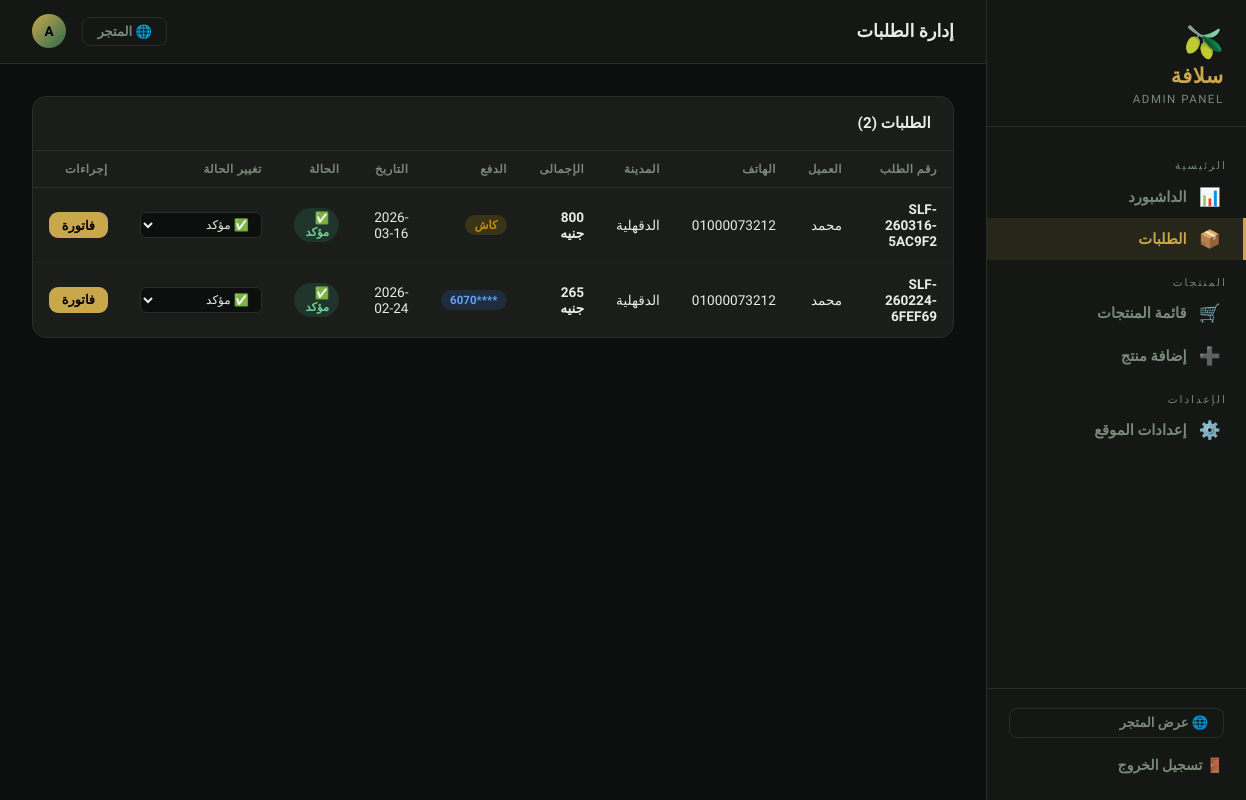
The page /admin/orders (signed in) on the database as committed earlier.
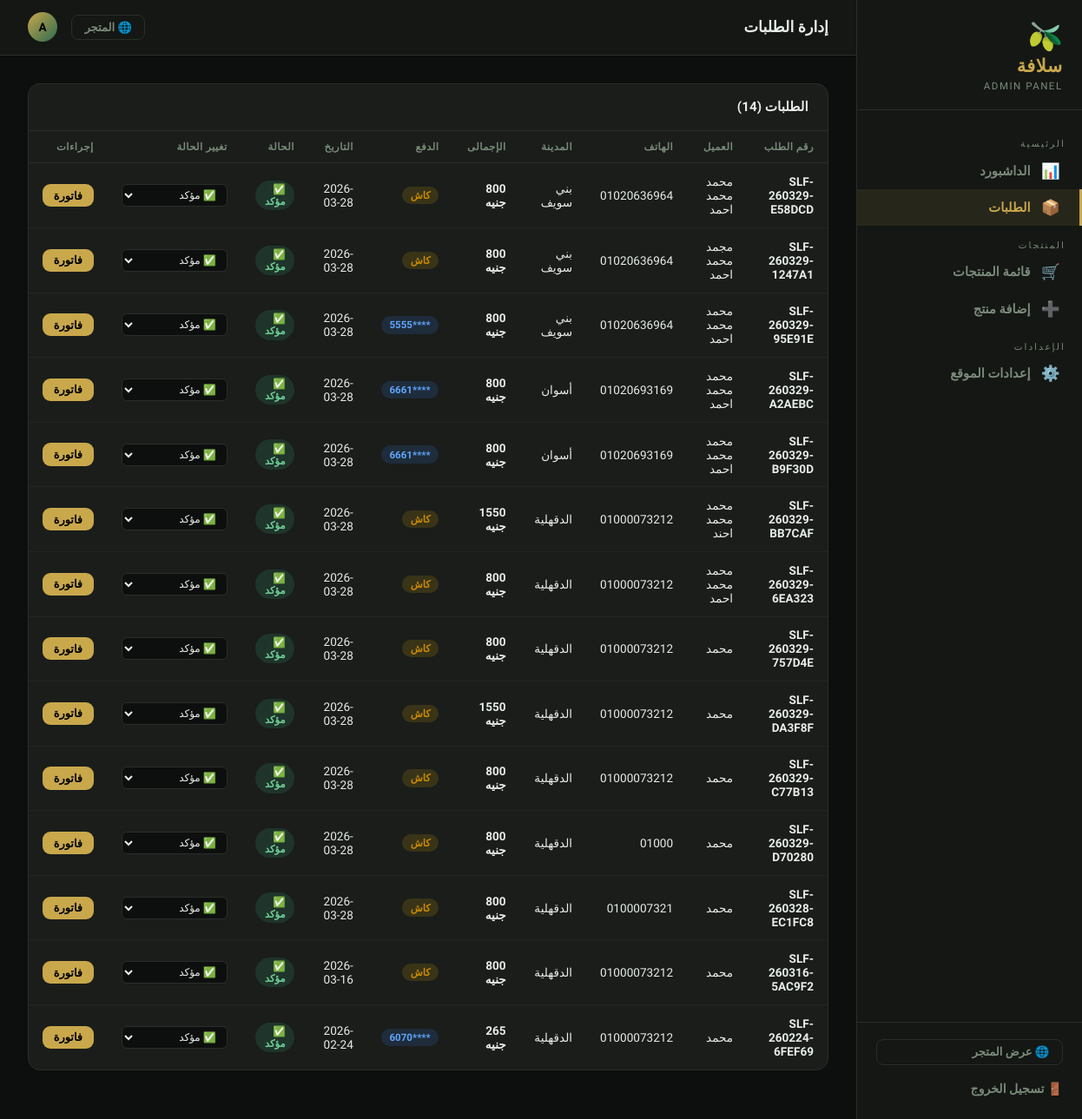
The same page on the database as committed later.
### tables this page shows
CREATE TABLE settings (
            key TEXT PRIMARY KEY,
            value TEXT
        );

CREATE TABLE orders (
            id INTEGER PRIMARY KEY AUTOINCREMENT,
            order_number TEXT,
            full_name TEXT, phone TEXT, city TEXT, address TEXT,
            total REAL, tax REAL, grand_total REAL,
            card_last4 TEXT, status TEXT DEFAULT 'confirmed',
            lang TEXT DEFAULT 'ar',
            created_at TEXT DEFAULT CURRENT_TIMESTAMP
        , payment_method TEXT DEFAULT 'card', shipping REAL DEFAULT 0);

### app.py (the view)
@app.route('/admin/orders')#مسار لعرض قائمة الطلبات في لوحة التحكم الخاصة بالمسؤول
@admin_required#تزيين المسار بالديكوريتور admin_required لضمان أن الوصول له بيكون فقط للمسؤولين المسجلين دخولهم
def admin_orders():#بداية بيعمل اتصال بقاعدة البيانات، وبعدين بيجلب كل الطلبات من جدول الطلبات (orders) مرتبة حسب معرف الطلب (id) بشكل تنازلي. النتيجة النهائية هي قائمة بكل الطلبات الموجودة في المتجر، والتي يتم تمريرها إلى قالب 'admin/orders.html' لعرضها في واجهة إدارة الطلبات في لوحة التحكم الخاصة بالمسؤول.
    orders = get_db().execute('SELECT * FROM orders ORDER BY id DESC').fetchall()
    return render_template('admin/orders.html', orders=orders)

### app.py (called while the page is built)
def get_db():#الهدف من الدالة دي هو انها ترجع اتصال بقاعدة البيانات SQLite لكل طلب بييجي للفلسك، وبتخزنه في g اللي هو مكان مخصص لتخزين البيانات الخاصة بكل طلب. لو مفيش اتصال موجود بالفعل في g، بيتم إنشاء اتصال جديد وربطه بيه. كمان بيتم تعيين row_factory علشان نقدر نوصل للبيانات باستخدام أسماء الأعمدة بدل من الفهارس.
    if 'db' not in g:
        g.db = sqlite3.connect(DB_PATH)
        g.db.row_factory = sqlite3.Row
    return g.db

def get_lang():#بترجع اللغة الحالية من الجلسة، أو 'ar' كافتراضي إذا ما تم تعيينها. ده بيستخدم لتحديد اللغة اللي هيتم عرض المحتوى بيها في الواجهة.
    return session.get('lang', 'ar')

def get_all_settings():#ثم بتجيب كل الإعدادات من جدول الإعدادات في قاعدة البيانات وترجعها كقاموس (dictionary) حيث المفاتيح هي أسماء الإعدادات والقيم هي القيم المرتبطة بيها. ده بيستخدم لما نحتاج نجيب كل الإعدادات مرة واحدة، زي ما بنعمل في context processor علشان نقدر نستخدمها في كل القوالب.
    rows = get_db().execute('SELECT key, value FROM settings').fetchall()
    return {r['key']: r['value'] for r in rows}

@app.context_processor
def inject_globals():#حقن كل الإعدادات واللغة الحالية في سياق القالب
    return dict(s=get_all_settings(), lang=get_lang())

def admin_required(f):#بتزيين الوظائف التي تتطلب تسجيل دخول المسؤول
    @wraps(f)
    def decorated(*args, **kwargs):
        if not session.get('admin_logged_in'):
            return redirect(url_for('admin_login'))
        return f(*args, **kwargs)
    return decorated

### templates/admin/orders.html (shortened to what this page needs)
{% extends "admin/base.html" %}
{% block page_title %} إدارة الطلبات{% endblock %}
{% block content %}
<div class="a-card">
  <div class="a-card-head"><h3>الطلبات ({{ orders|length }})</h3></div>
  <div style="padding:0">
    <table class="a-table">
      <thead>
        <tr>
          <th>رقم الطلب</th>
          <th>العميل</th>
          <th>الهاتف</th>
          <th>المدينة</th>
          <th>الإجمالى</th>
          <th>الدفع</th>
          <th>التاريخ</th>
          <th>الحالة</th>
          <th>تغيير الحالة</th>
          <th>إجراءات</th>
        </tr>
      </thead>
      <tbody>
        {% for o in orders %}
        <tr>
          <td><strong>{{ o['order_number'] }}</strong></td>
          <td>{{ o['full_name'] }}</td>
          <td>{{ o['phone'] }}</td>
          <td>{{ o['city'] }}</td>
          <td><strong style="color:var(--dk)">{{ o['grand_total']|int }} جنيه</strong></td>
          <td>
            {% if o['payment_method']=='cod' %}
              <span class="pay-badge pay-cod"> كاش</span>
            {% else %}
              <span class="pay-badge pay-card"> ****{{ o['card_last4'] }}</span>
            {% endif %}
          </td>
          <td>{{ o['created_at'][:10] }}</td>
          <td>
            <span class="badge
              {%- if o['status']=='confirmed' %} badge-green
              {%- elif o['status']=='packed'    %} badge-orange
              {%- elif o['status']=='shipped'   %} badge-blue
              {%- elif o['status']=='delivered' %} badge-teal
              {%- elif o['status']=='cancelled' %} badge-red
              {%- else %} badge-gray{%- endif %}">
              {%- if o['status']=='confirmed' %}✅ مؤكد
              {%- elif o['status']=='packed'    %}📦 تغليف
              {%- elif o['status']=='shipped'   %}🚚 شحن
              {%- elif o['status']=='delivered' %}🏠 تم التسليم
              {%- elif o['status']=='cancelled' %}❌ ملغى
              {%- else %}{{ o['status'] }}{%- endif %}
            </span>
          </td>
          <td>
            <form action="{{ url_for('admin_order_status', oid=o['id']) }}" method="POST">
              <select name="status" class="status-sel" onchange="this.form.submit()">
                <option value="confirmed"  {% if o['status']=='confirmed'  %}selected{% endif %}>✅ مؤكد</option>
              </select>
            </form>
          </td>
          <td>
            <a href="{{ url_for('admin_order_invoice', oid=o['id']) }}"
               class="btn btn-gold btn-sm" target="_blank"> فاتورة</a>
          </td>
        </tr>
        {% else %}
        <tr><td colspan="10" style="text-align:center;color:#aaa;padding:3rem">لا توجد طلبات بعد</td></tr>
        {% endfor %}
      </tbody>
    </table>
  </div>
</div>
{% endblock %}

### templates/admin/base.html (shortened to what this page needs)
<!DOCTYPE html>
<html lang="ar" dir="rtl">
<head>
</head>
<body>
<aside class="sidebar" id="sidebar">
  <div class="sidebar-brand">
    <span class="brand-icon">🫒</span>
    <span class="brand-name">{{ s.site_name_ar or 'سُلافة' }}</span>
    <span class="brand-sub">Admin Panel</span>
  </div>
  <nav class="sidebar-nav">
    <div class="nav-section">الرئيسية</div>
    <a href="{{ url_for('admin_dashboard') }}" class="nav-link {% if request.endpoint == 'admin_dashboard' %}active{% endif %}">
      <span class="nav-icon">📊</span> الداشبورد
    </a>
    <a href="{{ url_for('admin_orders') }}" class="nav-link {% if request.endpoint == 'admin_orders' %}active{% endif %}">
      <span class="nav-icon">📦</span> الطلبات
    </a>
    <div class="nav-section">المنتجات</div>
    <a href="{{ url_for('admin_products') }}" class="nav-link {% if request.endpoint in ['admin_products','admin_product_edit'] %}active{% endif %}">
      <span class="nav-icon">🛒</span> قائمة المنتجات
    </a>
    <a href="{{ url_for('admin_product_add') }}" class="nav-link {% if request.endpoint == 'admin_product_add' %}active{% endif %}">
      <span class="nav-icon">➕</span> إضافة منتج
    </a>
    <div class="nav-section">الإعدادات</div>
    <a href="{{ url_for('admin_settings') }}" class="nav-link {% if request.endpoint == 'admin_settings' %}active{% endif %}">
      <span class="nav-icon">⚙️</span> إعدادات الموقع
    </a>
  </nav>
  <div class="sidebar-footer">
    <a href="{{ url_for('index') }}" class="store-link">🌐 عرض المتجر</a>
    <a href="{{ url_for('admin_logout') }}" class="logout-btn">🚪 تسجيل الخروج</a>
  </div>
</aside>
<div class="main">
  <header class="topbar">
    <div style="display:flex;align-items:center;gap:1rem">
      <div class="page-title">{% block page_title %}<span>📊</span> الداشبورد{% endblock %}</div>
    </div>
    <div class="topbar-actions">
      <a href="{{ url_for('index') }}" class="topbar-store-link">🌐 المتجر</a>
      <div class="admin-avatar">A</div>
    </div>
  </header>
  <div class="content">
    {% block content %}{% endblock %}
  </div>
</div>
</body>
</html>

### templates/admin/base.html (style rules this page uses)
:root { --bg:#0d0f0e; --surface:#141714; --card:#1a1d1a; --border:#2a2e2a; --gold:#c9a84c; --gold-lt:#e2c97e; --green:#2d6a4f; --green-lt:#3a8a65; --red:#c0392b; --text:#e8ede8; --muted:#7a8a7a; --sidebar-w:260px; }
*,*::before,*::after { box-sizing:border-box;margin:0;padding:0 }
body { font-family:"Cairo",sans-serif;background:var(--bg);color:var(--text);min-height:100vh;display:flex }
.sidebar { width:var(--sidebar-w);background:var(--surface);border-left:1px solid var(--border);display:flex;flex-direction:column;position:fixed;top:0;right:0;bottom:0;z-index:100;overflow-y:auto }
.sidebar-brand { padding:1.6rem 1.4rem 1.2rem;border-bottom:1px solid var(--border) }
.brand-icon { font-size:2rem;line-height:1;display:block;margin-bottom:.4rem }
.brand-name { font-size:1.3rem;font-weight:900;color:var(--gold);letter-spacing:.5px;display:block }
.brand-sub { font-size:.72rem;color:var(--muted);letter-spacing:1.5px;text-transform:uppercase }
.sidebar-nav { padding:1rem 0;flex:1 }
.nav-section { padding:.4rem 1.2rem .2rem;font-size:.65rem;color:var(--muted);letter-spacing:2px;text-transform:uppercase;margin-top:.6rem }
.nav-link { display:flex;align-items:center;gap:.75rem;padding:.7rem 1.4rem;color:var(--muted);text-decoration:none;font-size:.92rem;font-weight:600;transition:all .2s;border-right:3px solid transparent }
.nav-link.active { color:var(--gold);background:rgba(201,168,76,.1);border-right-color:var(--gold) }
.nav-icon { font-size:1.1rem;width:22px;text-align:center;flex-shrink:0 }
.sidebar-footer { padding:1.2rem 1.4rem;border-top:1px solid var(--border) }
.store-link { display:flex;align-items:center;gap:.4rem;color:var(--muted);text-decoration:none;font-size:.82rem;font-weight:600;padding:.4rem .9rem;border:1px solid var(--border);border-radius:8px;transition:all .2s;margin-bottom:.7rem }
.logout-btn { display:flex;align-items:center;gap:.6rem;color:var(--muted);text-decoration:none;font-size:.88rem;font-weight:600;transition:color .2s;padding:.5rem 0 }
.main { margin-right:var(--sidebar-w);flex:1;display:flex;flex-direction:column;min-height:100vh }
.topbar { background:var(--surface);border-bottom:1px solid var(--border);padding:.9rem 2rem;display:flex;align-items:center;justify-content:space-between;position:sticky;top:0;z-index:50 }
.page-title { font-size:1.1rem;font-weight:700;color:var(--text) }
.topbar-actions { display:flex;align-items:center;gap:1rem }
.topbar-store-link { display:flex;align-items:center;gap:.4rem;color:var(--muted);text-decoration:none;font-size:.82rem;font-weight:600;padding:.4rem .9rem;border:1px solid var(--border);border-radius:8px;transition:all .2s }
.admin-avatar { width:34px;height:34px;background:linear-gradient(135deg,var(--gold),var(--green));border-radius:50%;display:flex;align-items:center;justify-content:center;font-size:.85rem;font-weight:900;color:#000 }
.content { padding:2rem;flex:1 }
.btn { display:inline-flex;align-items:center;gap:.4rem;padding:.55rem 1.2rem;border-radius:9px;font-family:"Cairo",sans-serif;font-size:.88rem;font-weight:700;cursor:pointer;border:none;text-decoration:none;transition:all .2s }
.btn-gold { background:var(--gold);color:#000 }
.btn-sm { padding:.35rem .8rem;font-size:.8rem }
table { width:100%;border-collapse:collapse }
th { text-align:right;padding:.75rem 1rem;font-size:.75rem;color:var(--muted);font-weight:700;letter-spacing:.5px;border-bottom:1px solid var(--border);white-space:nowrap }
td { padding:.85rem 1rem;font-size:.88rem;border-bottom:1px solid rgba(42,46,42,.6);vertical-align:middle }
tr:last-child td { border-bottom:none }
.badge { display:inline-block;padding:.2rem .65rem;border-radius:20px;font-size:.72rem;font-weight:700 }
.badge-green { background:rgba(45,106,79,.3);color:#6fcf97 }

Rows that differ between the two databases and show on the page:
added orders: order_number "SLF-260329-E58DCD", full_name "محمد محمد احمد", phone "01020636964", city "بني سويف", grand_total "800", payment_method "كاش", created_at "2026-03-28", shows "✅ مؤكد", status "✅ مؤكد"
added orders: order_number "SLF-260329-1247A1", full_name "مجمد محمد احمد", phone "01020636964", city "بني سويف", grand_total "800", payment_method "كاش", created_at "2026-03-28", shows "✅ مؤكد", status "✅ مؤكد"
added orders: order_number "SLF-260329-95E91E", full_name "محمد محمد احمد", phone "01020636964", city "بني سويف", grand_total "800", card_last4 "5555", created_at "2026-03-28", shows "✅ مؤكد", status "✅ مؤكد"
added orders: order_number "SLF-260329-A2AEBC", full_name "محمد محمد احمد", phone "01020693169", city "أسوان", grand_total "800", card_last4 "6661", created_at "2026-03-28", shows "✅ مؤكد", status "✅ مؤكد"
added orders: order_number "SLF-260329-B9F30D", full_name "محمد محمد احمد", phone "01020693169", city "أسوان", grand_total "800", card_last4 "6661", created_at "2026-03-28", shows "✅ مؤكد", status "✅ مؤكد"
added orders: order_number "SLF-260329-BB7CAF", full_name "محمد محمد احند", phone "01000073212", city "الدقهلية", grand_total "1550", payment_method "كاش", created_at "2026-03-28", shows "✅ مؤكد", status "✅ مؤكد"
added orders: order_number "SLF-260329-6EA323", full_name "محمد محمد احمد", phone "01000073212", city "الدقهلية", grand_total "800", payment_method "كاش", created_at "2026-03-28", shows "✅ مؤكد", status "✅ مؤكد"
added orders: order_number "SLF-260329-757D4E", full_name "محمد", phone "01000073212", city "الدقهلية", grand_total "800", payment_method "كاش", created_at "2026-03-28", shows "✅ مؤكد", status "✅ مؤكد"
added orders: order_number "SLF-260329-DA3F8F", full_name "محمد", phone "01000073212", city "الدقهلية", grand_total "1550", payment_method "كاش", created_at "2026-03-28", shows "✅ مؤكد", status "✅ مؤكد"
added orders: order_number "SLF-260329-C77B13", full_name "محمد", phone "01000073212", city "الدقهلية", grand_total "800", payment_method "كاش", created_at "2026-03-28", shows "✅ مؤكد", status "✅ مؤكد"
added orders: order_number "SLF-260329-D70280", full_name "محمد", phone "01000", city "الدقهلية", grand_total "800", payment_method "كاش", created_at "2026-03-28", shows "✅ مؤكد", status "✅ مؤكد"
added orders: order_number "SLF-260328-EC1FC8", full_name "محمد", phone "0100007321", city "الدقهلية", grand_total "800", payment_method "كاش", created_at "2026-03-28", shows "✅ مؤكد", status "✅ مؤكد"
Other text that changed with them:
{{ orders|length }}: "2" → "14"
